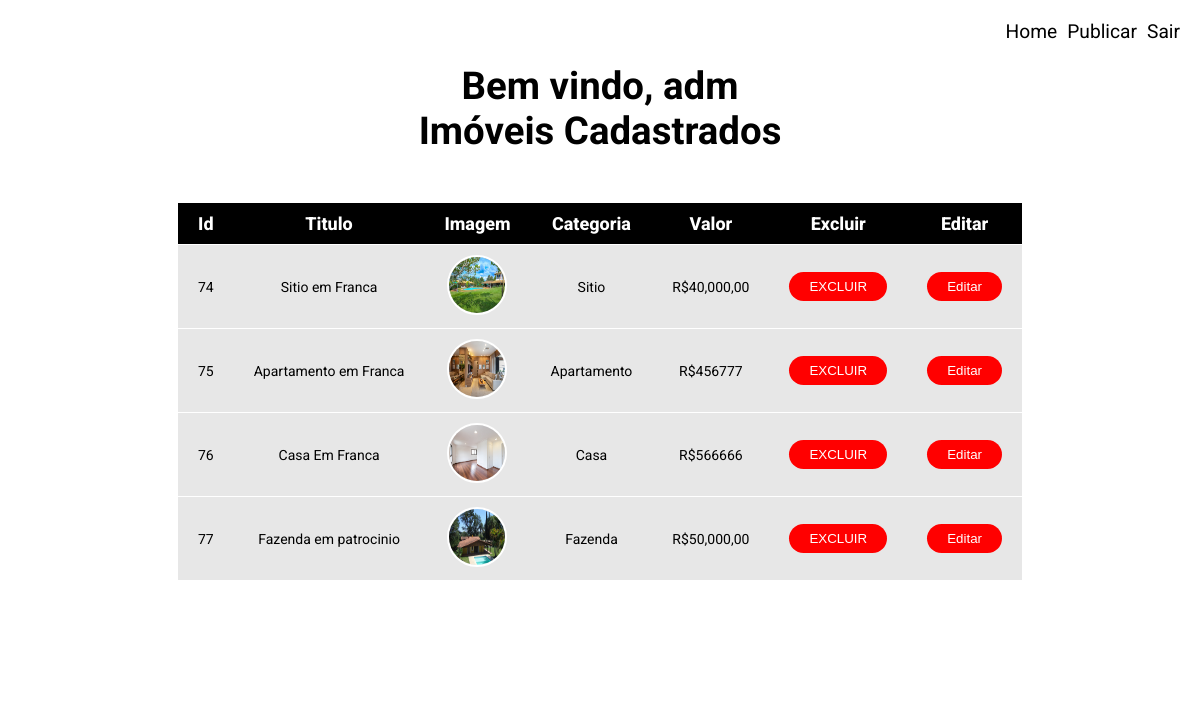
Page /adm/painel.php (signed in) on the committed database.
### tables this page shows
CREATE TABLE `terrenos` (
  `id` int(11) NOT NULL,
  `titulo` varchar(300) NOT NULL,
  `descricao` varchar(5000) NOT NULL,
  `foto` varchar(1000) NOT NULL,
  `valor` varchar(30) NOT NULL,
  `categoria` varchar(100) NOT NULL
);

### adm/painel.php (the view, shortened to what this page needs)
<?php
    include('../conn.php');
    $consulta = "SELECT * FROM terrenos";
    $con = $mysqli->query($consulta) or die($mysqli->error);
?>
<!DOCTYPE html>
<html lang="PT-BR">
<head>
    <link rel="stylesheet" href="css/painel.css">
    <link rel="stylesheet" href="css/table.css">
</head>
<body>
    <header class="header">
        <nav>
            <ul class="menu">
                <a href="../index.php">
                    <li>Home</li>
                </a>
                <a href="upload.php">
                    <li>Publicar</li>
                </a>
                <a href="logout.php">
                    <li>Sair</li>
                </a>
            </ul>
         </nav>
    </header>
    <main>
    <h1>Bem vindo, <?php echo $_SESSION['user'];?></h1>
    <div id="content">
        <h1>Imóveis Cadastrados</h1>
                   <div class="header_fixed">
                       <section>
                           <table>
                               <thead>
                                   <tr>
                                       <th>Id</th>
                                       <th>Titulo</th>
                                       <th>Imagem</th>
                                       <th>Categoria</th>
                                       <th>Valor</th>
                                       <th>Excluir</th>
                                       <th>Editar</th>
                                   </tr>
                               </thead>
                               <?php while($dado = $con->fetch_array()){ ?>
                                <?php
                                    $query = "SELECT foto FROM terrenos WHERE id=$dado[id];";
                                    $fire = mysqli_query($mysqli, $query);
                                    $data = mysqli_fetch_array($fire);
                                    $res = $data['foto'];
                                    $res = explode(" ",$res);
                              ?>
                               <tbody>
                               <tr class="efect">
                                   <td><?php echo $dado["id"];?></td>
                                   <td><?php echo $dado["titulo"];?></td>
                                   <td><img src="../fotos/<?php echo $res[0]; ?>" alt="" srcset=""></td>
                                   <td><?php echo $dado["categoria"];?></td>
                                   <td>R$<?php echo $dado["valor"];?></td>
                                   <td><a href="javascript: if(confirm('Tem certeza que deseja deletar o terreno?')) location.href='del.php?id=<?php echo $dado["id"];?>'"><button>EXCLUIR
                                   </button></a></td>
                                   <td><a href="edit.php?id=<?php echo $dado["id"];?>"><button>Editar</button></a></td>
                               </tr>
                               <?php } ?>
                               </tbody>
                           </table>
                       </section>
                   </div>
    </div>
    </main>
</body>
</html>

### adm/css/painel.css (style rules this page uses)
body, li, a, p { margin: 0px; padding: 0px; list-style: none; font-size: 1.2rem; font-family: 'Roboto', sans-serif; }
body { background-color: #ffffff; }
* { box-sizing: border-box; }
a { text-decoration: none; color: rgb(0, 0, 0); }
.header { display: flex; justify-content: space-between; padding: 20px; align-items: center; flex-wrap: wrap }
.menu { display: flex; }
.menu li { margin-left: 10px; }
main { margin: auto; background-color: rgb(255, 255, 255); max-width: 1500px; text-align: center; height: auto; }

### adm/css/table.css (style rules this page uses)
* { margin: 0; padding: 0; box-sizing: border-box; }
.header_fixed { padding-top: 20px; width: 100%; display: flex; justify-content: center; height: 500px; overflow: auto; margin-top: 30px; }
.header_fixed thead th { position: sticky; top: 0; background-color: black; color: white; font-weight: 800; font-size: 18px; }
table { border-collapse: collapse; }
th,td { border-bottom: 1px solid #ffffff; padding: 10px 20px; font-size: 14px; }
tr:nth-child(odd) { background-color: rgb(231, 231, 231); }
td img { height: 60px; width: 60px; border-radius: 100%; border: 2px solid #ffffff ; }
td button { border: none; padding: 7px 20px; border-radius: 20px; background-color: rgb(255, 0, 0); color: white; cursor: pointer; }

### rows in the picture
terrenos: id "74", titulo "Sitio em Franca", shows a picture, categoria "Sitio", valor "40,000,00"
terrenos: id "75", titulo "Apartamento em Franca", shows a picture, categoria "Apartamento", valor "456777"
terrenos: id "76", titulo "Casa Em Franca", shows a picture, categoria "Casa", valor "566666"
terrenos: id "77", titulo "Fazenda em patrocinio", shows a picture, categoria "Fazenda", valor "50,000,00"

### other values in the picture
$_SESSION['user'] "adm"
